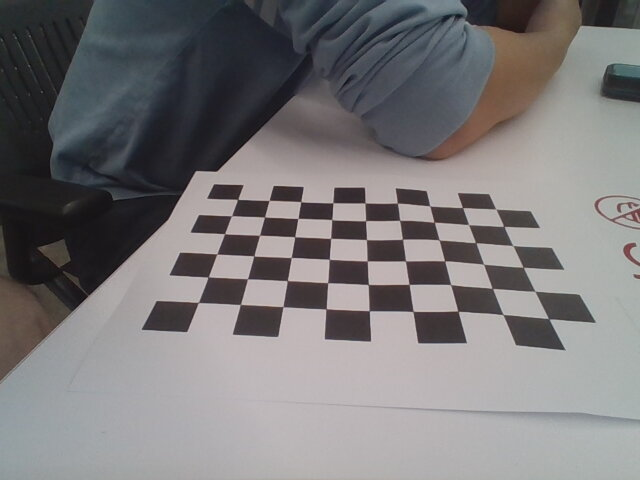
#> input picture Final Project/ArucoMarkers/Calibration/2025-04-18-130937.jpg, 640 x 480 px, found by its file name
$ python draw_corners.py
#> lines starting #> are read from the running program, lines starting #| are printed output that depends on the picture; after the words box and inside, x2 and y2 are one past the last pixel; in counts of white or black regions, pixels touching at a corner belong together
import cv2 # Import the OpenCV library to enable computer vision
import numpy as np # Import the NumPy scientific computing library

# Author: Addison Sears-Collins
# https://automaticaddison.com
# Description: Detect corners on a chessboard

filename = '/home/user/Documents/NYU/AdvancedMechatronics/Final Project/ArucoMarkers/Calibration/2025-04-18-130937.jpg'

# Chessboard dimensions
number_of_squares_X = 10 # Number of chessboard squares along the x-axis
number_of_squares_Y = 7  # Number of chessboard squares along the y-axis
nX = number_of_squares_X - 1 # Number of interior corners along x-axis
nY = number_of_squares_Y - 1 # Number of interior corners along y-axis

def main():

  # Load an image
  image = cv2.imread(filename)
#> image is the input picture: shape (480, 640, 3); mean B, G, R 121.1, 119.8, 122.1

  # Convert the image to grayscale
  gray = cv2.cvtColor(image, cv2.COLOR_BGR2GRAY)

  # Find the corners on the chessboard
  success, corners = cv2.findChessboardCorners(gray, (nY, nX), None)
#> success = True; corners = 54 rows, first 8: [198.4, 302.4], [208, 277], [216.9, 253.8], [224.6, 233.6], [231.6, 215.7], [237.7, 199.4], [240.4, 304.4], [247.4, 278.8]

  # If the corners are found by the algorithm, draw them
  if success == True:

    # Draw the corners
    cv2.drawChessboardCorners(image, (nY, nX), corners, success)
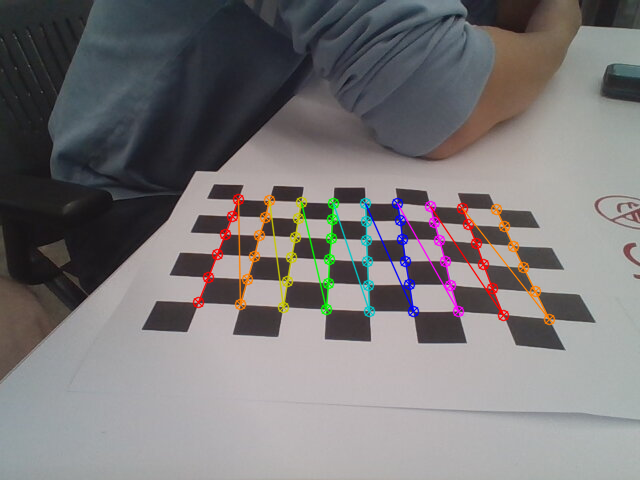
#> image: shape (480, 640, 3); 3.22% of pixels changed, all inside (x1, y1, x2, y2) = (192, 193, 556, 326)

    # Create the output file name by removing the '.jpg' part
    size = len(filename)
    new_filename = filename[:size - 4]
    new_filename = new_filename + '_drawn_corners.jpg'

    # Save the new image in the working directory
    cv2.imwrite(new_filename, image)

    # Display the image
    cv2.imshow("Image", image)

    # Display the window until any key is pressed
    cv2.waitKey(0)

    # Close all windows
    cv2.destroyAllWindows()

main()

$ run again, with Final Project/ArucoMarkers/Calibration/2025-04-18-131025.jpg copied over Final Project/ArucoMarkers/Calibration/2025-04-18-130937.jpg
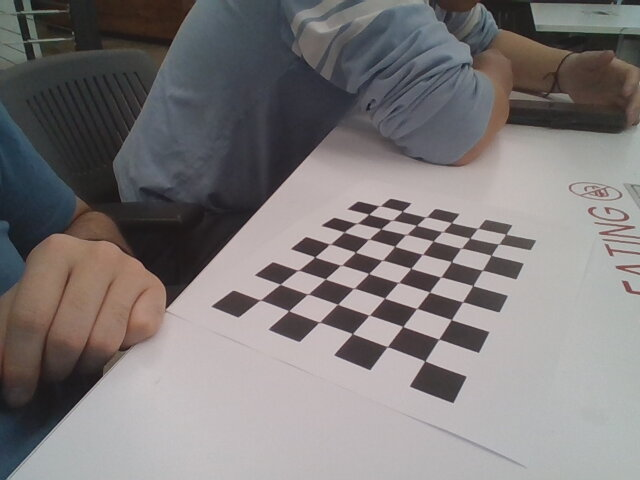
#> input picture Final Project/ArucoMarkers/Calibration/2025-04-18-131025.jpg, 640 x 480 px, found by its file name
#> in main, image is the input picture: shape (480, 640, 3); mean B, G, R 121.4, 121.2, 125.6
#> in main, `gray = cv2.cvtColor(image, cv2.COLOR_BGR2GRAY)`:
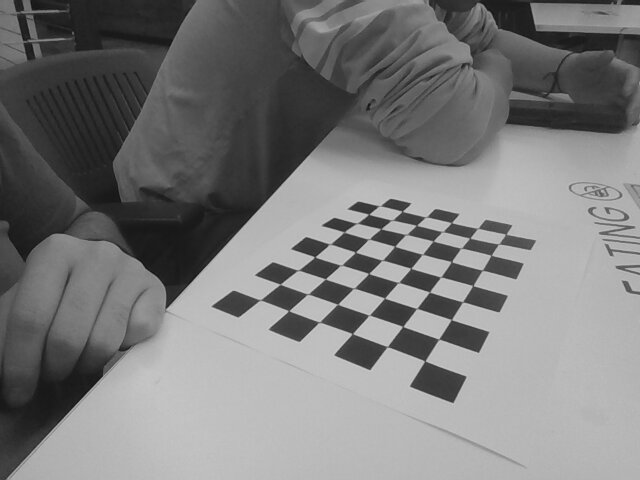
#> gray: shape (480, 640); min 10, max 208, mean 122.6
#> success = True; corners = 54 rows, first 8: [425, 361], [387.3, 346.6], [352, 333.5], [318.7, 322.4], [288.6, 310.6], [260.2, 299.9], [438.7, 339.2], [403.2, 326.2]
#> in main, `cv2.drawChessboardCorners(image, (nY, nX), corners, success)`:
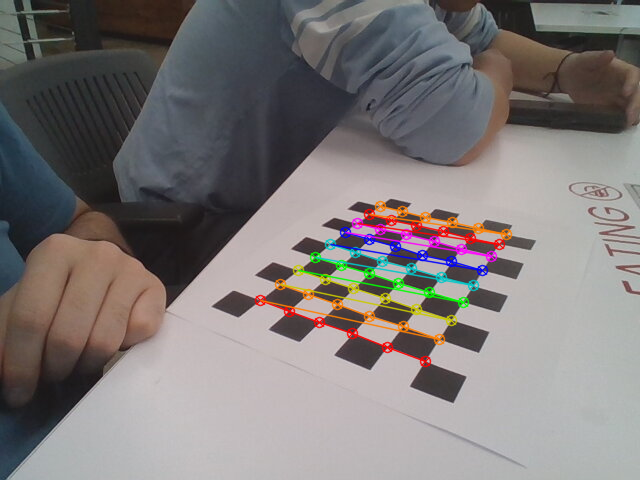
#> image: shape (480, 640, 3); 3.61% of pixels changed, all inside (x1, y1, x2, y2) = (254, 200, 513, 368)

$ run again, with Final Project/ArucoMarkers/Calibration/2025-04-18-131034.jpg copied over Final Project/ArucoMarkers/Calibration/2025-04-18-130937.jpg
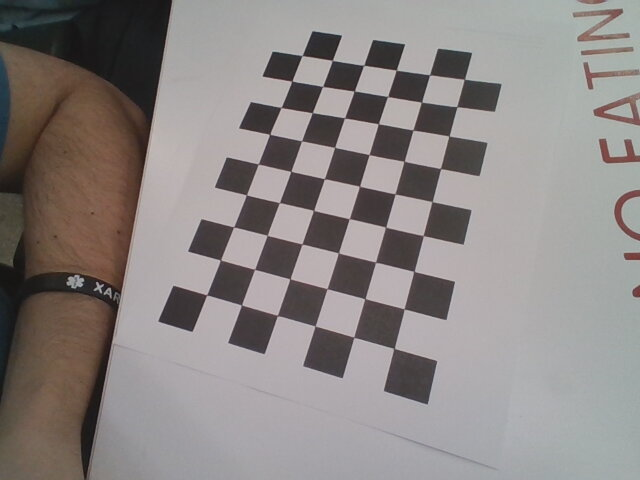
#> input picture Final Project/ArucoMarkers/Calibration/2025-04-18-131034.jpg, 640 x 480 px, found by its file name
#> in main, image is the input picture: shape (480, 640, 3); mean B, G, R 131.7, 133.3, 139.2
#> in main, `gray = cv2.cvtColor(image, cv2.COLOR_BGR2GRAY)`:
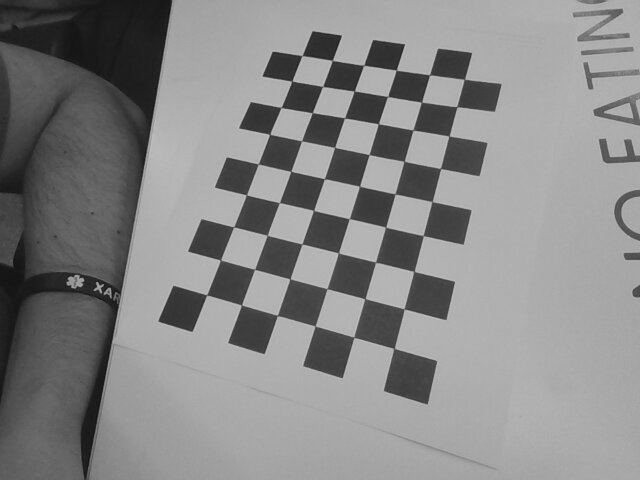
#> gray: shape (480, 640); min 14, max 198, mean 134.9
#> success = True; corners = 54 rows, first 8: [394, 348.4], [353.8, 337.2], [314.9, 326], [277.3, 315.5], [241.5, 305], [206.6, 294.9], [404, 308.9], [364.8, 298.7]
#> in main, `cv2.drawChessboardCorners(image, (nY, nX), corners, success)`:
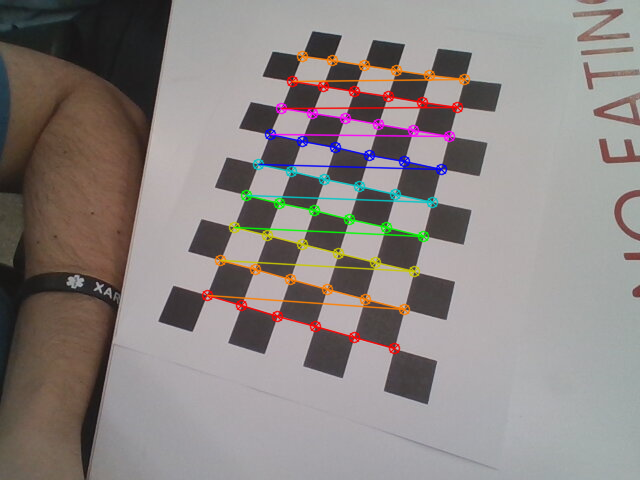
#> image: shape (480, 640, 3); 4.33% of pixels changed, all inside (x1, y1, x2, y2) = (201, 50, 471, 355)

$ run again, with Final Project/ArucoMarkers/Calibration/2025-04-18-131047.jpg copied over Final Project/ArucoMarkers/Calibration/2025-04-18-130937.jpg
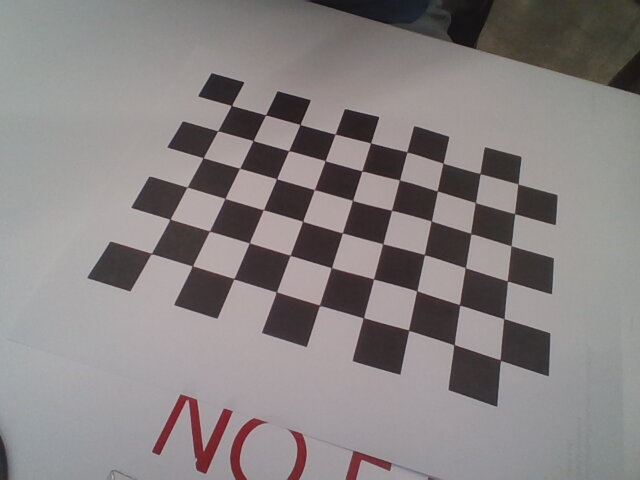
#> input picture Final Project/ArucoMarkers/Calibration/2025-04-18-131047.jpg, 640 x 480 px, found by its file name
#> in main, image is the input picture: shape (480, 640, 3); mean B, G, R 130.5, 130.3, 136
#> success = True; corners = 54 rows, first 8: [151, 253.5], [169.2, 220.1], [187.2, 187.1], [202.4, 158.2], [217.8, 130.7], [231.1, 105.6], [192.6, 265.6], [209.8, 231.6]
#> in main, `cv2.drawChessboardCorners(image, (nY, nX), corners, success)`:
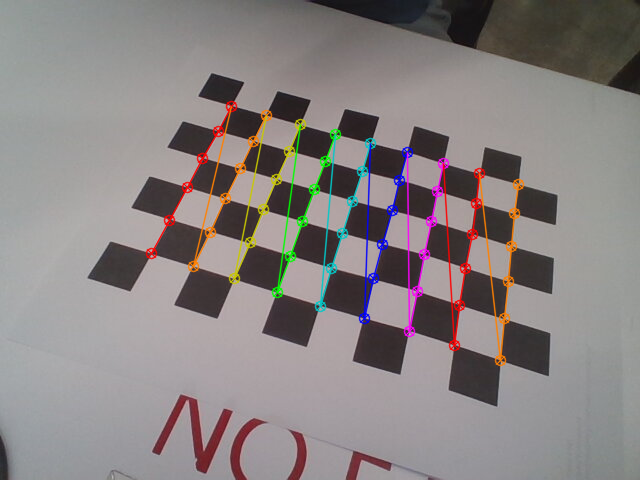
#> image: shape (480, 640, 3); 4.24% of pixels changed, all inside (x1, y1, x2, y2) = (145, 100, 525, 367)
